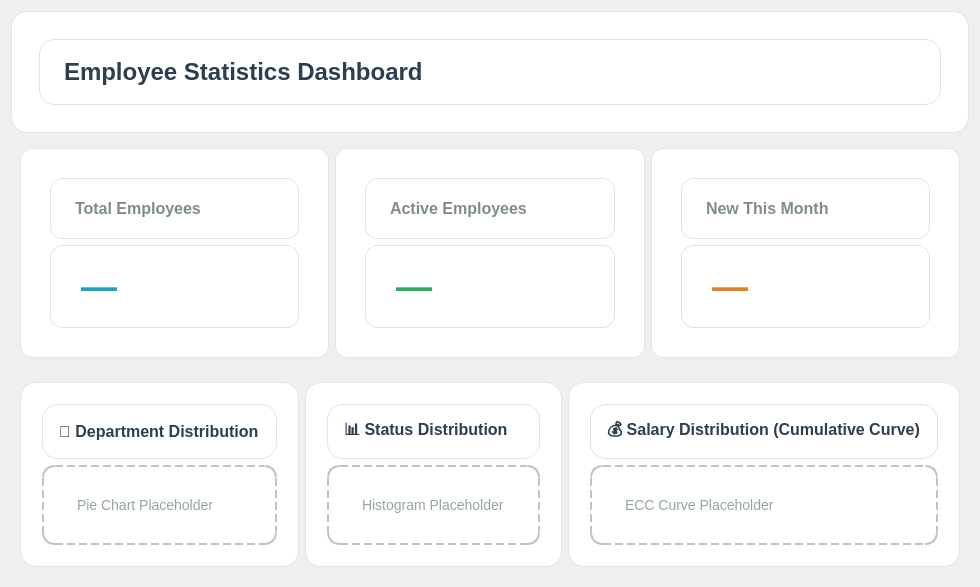
                <widget class="QWidget" name="statisticsTab">
                 <attribute name="icon">
                  <iconset resource="resources.qrc">
                   <normaloff>:/icons/icons/statistic.png</normaloff>:/icons/icons/statistic.png</iconset>
                 </attribute>
                 <attribute name="title">
                  <string> Statistics</string>
                 </attribute>
                 <layout class="QVBoxLayout" name="statisticsLayout">
                  <item>
                   <widget class="QFrame" name="headerFrame">
                    <property name="styleSheet">
                     <string notr="true">background: #ffffff; border:1px solid #e0e4e7; border-radius:16px; padding:18px;</string>
                    </property>
                    <layout class="QVBoxLayout" name="headerLayout">
                     <item>
                      <widget class="QLabel" name="titleLabel">
                       <property name="styleSheet">
                        <string notr="true">font-size:24px; font-weight:600; color:#2c3e50;</string>
                       </property>
                       <property name="text">
                        <string>Employee Statistics Dashboard</string>
                       </property>
                      </widget>
                     </item>
                    </layout>
                   </widget>
                  </item>
                  <item>
                   <widget class="QFrame" name="cardsContainer">
                    <property name="styleSheet">
                     <string notr="true">background:transparent;</string>
                    </property>
                    <layout class="QGridLayout" name="cardsGrid">
                     <item row="0" column="0">
                      <widget class="QFrame" name="totalEmployeesCard">
                       <property name="styleSheet">
                        <string notr="true">background-color: white; border: 1px solid #e0e4e7; border-radius: 12px; padding: 20px;</string>
                       </property>
                       <layout class="QVBoxLayout" name="totalEmployeesLayout">
                        <item>
                         <widget class="QLabel" name="totalEmployeesTitle">
                          <property name="styleSheet">
                           <string notr="true">font-size: 16px; color: #7f8c8d; font-weight: 600;</string>
                          </property>
                          <property name="text">
                           <string>Total Employees</string>
                          </property>
                         </widget>
                        </item>
                        <item>
                         <widget class="QLabel" name="totalEmployeesNumber">
                          <property name="styleSheet">
                           <string notr="true">font-size: 36px; font-weight: bold; color: #16a5b3;</string>
                          </property>
                          <property name="text">
                           <string>—</string>
                          </property>
                         </widget>
                        </item>
                       </layout>
                      </widget>
                     </item>
                     <item row="0" column="1">
                      <widget class="QFrame" name="activeEmployeesCard">
                       <property name="styleSheet">
                        <string notr="true">background-color: white; border: 1px solid #e0e4e7; border-radius: 12px; padding: 20px;</string>
                       </property>
                       <layout class="QVBoxLayout" name="activeEmployeesLayout">
                        <item>
                         <widget class="QLabel" name="activeEmployeesTitle">
                          <property name="styleSheet">
                           <string notr="true">font-size: 16px; color: #7f8c8d; font-weight: 600;</string>
                          </property>
                          <property name="text">
                           <string>Active Employees</string>
                          </property>
                         </widget>
                        </item>
                        <item>
                         <widget class="QLabel" name="activeEmployeesNumber">
                          <property name="styleSheet">
                           <string notr="true">font-size: 36px; font-weight: bold; color: #27ae60;</string>
                          </property>
                          <property name="text">
                           <string>—</string>
                          </property>
                         </widget>
                        </item>
                       </layout>
                      </widget>
                     </item>
                     <item row="0" column="2">
                      <widget class="QFrame" name="newEmployeesCard">
                       <property name="styleSheet">
                        <string notr="true">background-color: white; border: 1px solid #e0e4e7; border-radius: 12px; padding: 20px;</string>
                       </property>
                       <layout class="QVBoxLayout" name="newEmployeesLayout">
                        <item>
                         <widget class="QLabel" name="newEmployeesTitle">
                          <property name="styleSheet">
                           <string notr="true">font-size: 16px; color: #7f8c8d; font-weight: 600;</string>
                          </property>
                          <property name="text">
                           <string>New This Month</string>
                          </property>
                         </widget>
                        </item>
                        <item>
                         <widget class="QLabel" name="newEmployeesNumber">
                          <property name="styleSheet">
                           <string notr="true">font-size: 36px; font-weight: bold; color: #e67e22;</string>
                          </property>
                          <property name="text">
                           <string>—</string>
                          </property>
                         </widget>
                        </item>
                       </layout>
                      </widget>
                     </item>
                    </layout>
                   </widget>
                  </item>
                  <item>
                   <widget class="QFrame" name="chartsContainer">
                    <property name="styleSheet">
                     <string notr="true">background:transparent;</string>
                    </property>
                    <layout class="QGridLayout" name="chartsGrid">
                     <item row="0" column="0">
                      <widget class="QFrame" name="employeeDepartmentChartFrame">
                       <property name="sizePolicy">
                        <sizepolicy hsizetype="Expanding" vsizetype="Expanding">
                         <horstretch>0</horstretch>
                         <verstretch>0</verstretch>
                        </sizepolicy>
                       </property>
                       <property name="styleSheet">
                        <string notr="true">background:#ffffff; border:1px solid #e0e4e7; border-radius:16px; padding:12px;</string>
                       </property>
                       <layout class="QVBoxLayout" name="employeeDepartmentChartLayout">
                        <item>
                         <widget class="QLabel" name="employeeDepartmentChartTitle">
                          <property name="styleSheet">
                           <string notr="true">font-size:16px; font-weight:600; color:#2c3e50;</string>
                          </property>
                          <property name="text">
                           <string>🏢 Department Distribution</string>
                          </property>
                         </widget>
                        </item>
                        <item>
                         <widget class="QLabel" name="employeeDepartmentChartPlaceholder">
                          <property name="styleSheet">
                           <string notr="true">color:#95a5a6; font-size:14px; padding:30px; border:2px dashed #bdc3c7; border-radius:12px; text-align:center;</string>
                          </property>
                          <property name="text">
                           <string>Pie Chart Placeholder</string>
                          </property>
                         </widget>
                        </item>
                       </layout>
                      </widget>
                     </item>
                     <item row="0" column="1">
                      <widget class="QFrame" name="employeeStatusChartFrame">
                       <property name="sizePolicy">
                        <sizepolicy hsizetype="Expanding" vsizetype="Expanding">
                         <horstretch>0</horstretch>
                         <verstretch>0</verstretch>
                        </sizepolicy>
                       </property>
                       <property name="styleSheet">
                        <string notr="true">background:#ffffff; border:1px solid #e0e4e7; border-radius:16px; padding:12px;</string>
                       </property>
                       <layout class="QVBoxLayout" name="employeeStatusChartLayout">
                        <item>
                         <widget class="QLabel" name="employeeStatusChartTitle">
                          <property name="styleSheet">
                           <string notr="true">font-size:16px; font-weight:600; color:#2c3e50;</string>
                          </property>
                          <property name="text">
                           <string>📊 Status Distribution</string>
                          </property>
                         </widget>
                        </item>
                        <item>
                         <widget class="QLabel" name="employeeStatusChartPlaceholder">
                          <property name="styleSheet">
                           <string notr="true">color:#95a5a6; font-size:14px; padding:30px; border:2px dashed #bdc3c7; border-radius:12px; text-align:center;</string>
                          </property>
                          <property name="text">
                           <string>Histogram Placeholder</string>
                          </property>
                         </widget>
                        </item>
                       </layout>
                      </widget>
                     </item>
                     <item row="0" column="2">
                      <widget class="QFrame" name="employeeSalaryChartFrame">
                       <property name="sizePolicy">
                        <sizepolicy hsizetype="Expanding" vsizetype="Expanding">
                         <horstretch>0</horstretch>
                         <verstretch>0</verstretch>
                        </sizepolicy>
                       </property>
                       <property name="styleSheet">
                        <string notr="true">background:#ffffff; border:1px solid #e0e4e7; border-radius:16px; padding:12px;</string>
                       </property>
                       <layout class="QVBoxLayout" name="employeeSalaryChartLayout">
                        <item>
                         <widget class="QLabel" name="employeeSalaryChartTitle">
                          <property name="styleSheet">
                           <string notr="true">font-size:16px; font-weight:600; color:#2c3e50;</string>
                          </property>
                          <property name="text">
                           <string>💰 Salary Distribution (Cumulative Curve)</string>
                          </property>
                         </widget>
                        </item>
                        <item>
                         <widget class="QLabel" name="employeeSalaryChartPlaceholder">
                          <property name="styleSheet">
                           <string notr="true">color:#95a5a6; font-size:14px; padding:30px; border:2px dashed #bdc3c7; border-radius:12px; text-align:center;</string>
                          </property>
                          <property name="text">
                           <string>ECC Curve Placeholder</string>
                          </property>
                         </widget>
                        </item>
                       </layout>
                      </widget>
                     </item>
                    </layout>
                   </widget>
                  </item>
                 </layout>
                </widget>
